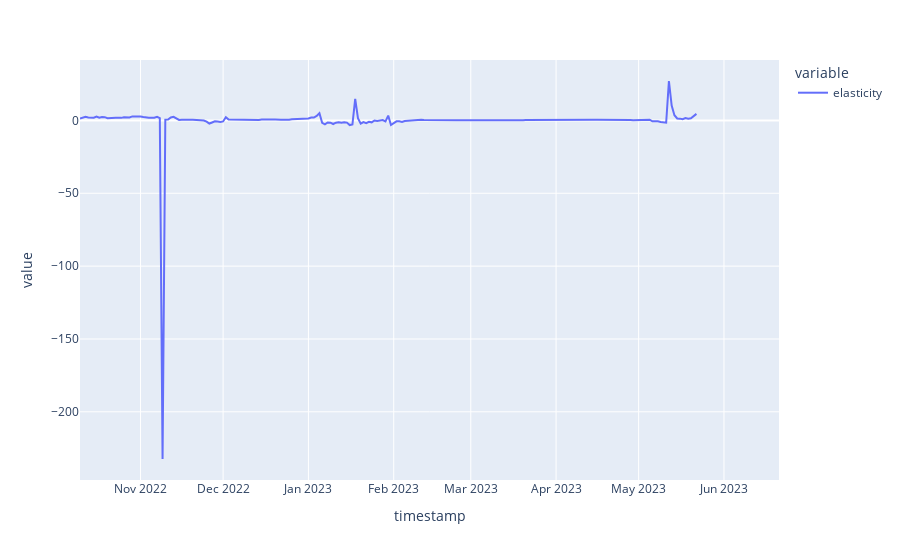

Notebook cell for this chart:
### Code cell
px.line(df['elasticity'])

### Figure 1 — Plotly figure (JSON) as saved in the notebook; plotly's stock layout.template omitted (floating-point values rounded to 4 significant figures; data arrays with more than 128 entries replaced by an {"elided": "..."} marker saying what was removed)
{"data": [{"hovertemplate": "variable=elasticity<br>timestamp=%{x}<br>value=%{y}<extra></extra>", "legendgroup": "elasticity", "line": {"color": "#636efa", "dash": "solid"}, "marker": {"symbol": "circle"}, "mode": "lines", "name": "elasticity", "orientation": "v", "showlegend": true, "type": "scatter", "x": {"elided": "255 str values"}, "xaxis": "x", "y": {"elided": "255 float values"}, "yaxis": "y"}], "layout": {"legend": {"title": {"text": "variable"}, "tracegroupgap": 0}, "margin": {"t": 60}, "xaxis": {"anchor": "y", "domain": [0, 1], "title": {"text": "timestamp"}}, "yaxis": {"anchor": "x", "domain": [0, 1], "title": {"text": "value"}}}}
